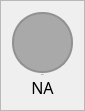
                     <widget class="QFrame" name="frame_ch14">
                      <property name="maximumSize">
                       <size>
                        <width>80</width>
                        <height>150</height>
                       </size>
                      </property>
                      <property name="styleSheet">
                       <string notr="true"/>
                      </property>
                      <property name="frameShape">
                       <enum>QFrame::StyledPanel</enum>
                      </property>
                      <property name="frameShadow">
                       <enum>QFrame::Raised</enum>
                      </property>
                      <layout class="QVBoxLayout" name="verticalLayout_32">
                       <property name="spacing">
                        <number>0</number>
                       </property>
                       <item>
                        <widget class="QFrame" name="frame_ch14_color">
                         <property name="sizePolicy">
                          <sizepolicy hsizetype="Fixed" vsizetype="Fixed">
                           <horstretch>0</horstretch>
                           <verstretch>0</verstretch>
                          </sizepolicy>
                         </property>
                         <property name="minimumSize">
                          <size>
                           <width>61</width>
                           <height>61</height>
                          </size>
                         </property>
                         <property name="maximumSize">
                          <size>
                           <width>1000</width>
                           <height>61</height>
                          </size>
                         </property>
                         <property name="sizeIncrement">
                          <size>
                           <width>1</width>
                           <height>1</height>
                          </size>
                         </property>
                         <property name="styleSheet">
                          <string notr="true">border: 2px solid rgb(145, 145, 145);
border-radius: 30px;
background-color: rgb(169, 169, 169)</string>
                         </property>
                         <property name="frameShape">
                          <enum>QFrame::StyledPanel</enum>
                         </property>
                         <property name="frameShadow">
                          <enum>QFrame::Raised</enum>
                         </property>
                        </widget>
                       </item>
                       <item>
                        <widget class="QLabel" name="label_ch14">
                         <property name="minimumSize">
                          <size>
                           <width>61</width>
                           <height>0</height>
                          </size>
                         </property>
                         <property name="maximumSize">
                          <size>
                           <width>16777215</width>
                           <height>30</height>
                          </size>
                         </property>
                         <property name="font">
                          <font>
                           <family>DM Sans</family>
                           <pointsize>-1</pointsize>
                           <weight>50</weight>
                           <italic>false</italic>
                           <bold>false</bold>
                          </font>
                         </property>
                         <property name="text">
                          <string>Ch14</string>
                         </property>
                         <property name="alignment">
                          <set>Qt::AlignCenter</set>
                         </property>
                        </widget>
                       </item>
                       <item>
                        <widget class="QLabel" name="label_ch14_value">
                         <property name="minimumSize">
                          <size>
                           <width>61</width>
                           <height>0</height>
                          </size>
                         </property>
                         <property name="maximumSize">
                          <size>
                           <width>16777215</width>
                           <height>30</height>
                          </size>
                         </property>
                         <property name="font">
                          <font>
                           <family>DM Sans</family>
                           <pointsize>12</pointsize>
                           <weight>50</weight>
                           <italic>false</italic>
                           <bold>false</bold>
                          </font>
                         </property>
                         <property name="styleSheet">
                          <string notr="true">font:12pt</string>
                         </property>
                         <property name="text">
                          <string>NA</string>
                         </property>
                         <property name="alignment">
                          <set>Qt::AlignCenter</set>
                         </property>
                        </widget>
                       </item>
                      </layout>
                     </widget>
